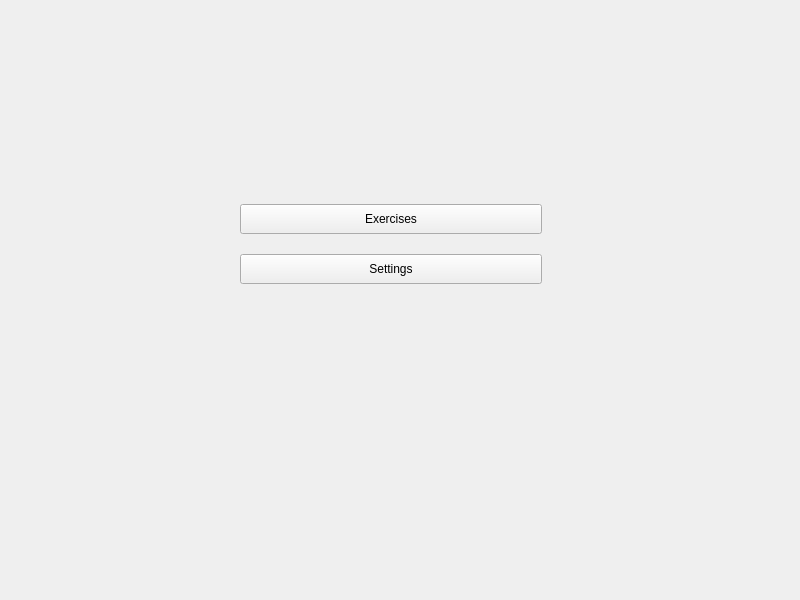
<?xml version="1.0" encoding="UTF-8"?>
<ui version="4.0">
 <class>Form</class>
 <widget class="QWidget" name="Form">
  <property name="geometry">
   <rect>
    <x>0</x>
    <y>0</y>
    <width>800</width>
    <height>600</height>
   </rect>
  </property>
  <property name="windowTitle">
   <string>Form</string>
  </property>
  <widget class="QWidget" name="layoutWidget">
   <property name="geometry">
    <rect>
     <x>240</x>
     <y>190</y>
     <width>302</width>
     <height>108</height>
    </rect>
   </property>
   <layout class="QVBoxLayout" name="menu_layout">
    <item>
     <widget class="QPushButton" name="go_to_exercises_button">
      <property name="minimumSize">
       <size>
        <width>300</width>
        <height>30</height>
       </size>
      </property>
      <property name="text">
       <string>Exercises</string>
      </property>
     </widget>
    </item>
    <item>
     <widget class="QPushButton" name="go_to_settings_button">
      <property name="minimumSize">
       <size>
        <width>300</width>
        <height>30</height>
       </size>
      </property>
      <property name="text">
       <string>Settings</string>
      </property>
     </widget>
    </item>
   </layout>
  </widget>
  <widget class="QLabel" name="logo_label">
   <property name="geometry">
    <rect>
     <x>0</x>
     <y>0</y>
     <width>800</width>
     <height>130</height>
    </rect>
   </property>
   <property name="sizePolicy">
    <sizepolicy hsizetype="Preferred" vsizetype="Preferred">
     <horstretch>0</horstretch>
     <verstretch>0</verstretch>
    </sizepolicy>
   </property>
   <property name="text">
    <string/>
   </property>
   <property name="pixmap">
    <pixmap>../../resources/Logo.png</pixmap>
   </property>
   <property name="scaledContents">
    <bool>true</bool>
   </property>
  </widget>
  <zorder>logo_label</zorder>
  <zorder>layoutWidget</zorder>
 </widget>
 <resources/>
 <connections/>
</ui>
